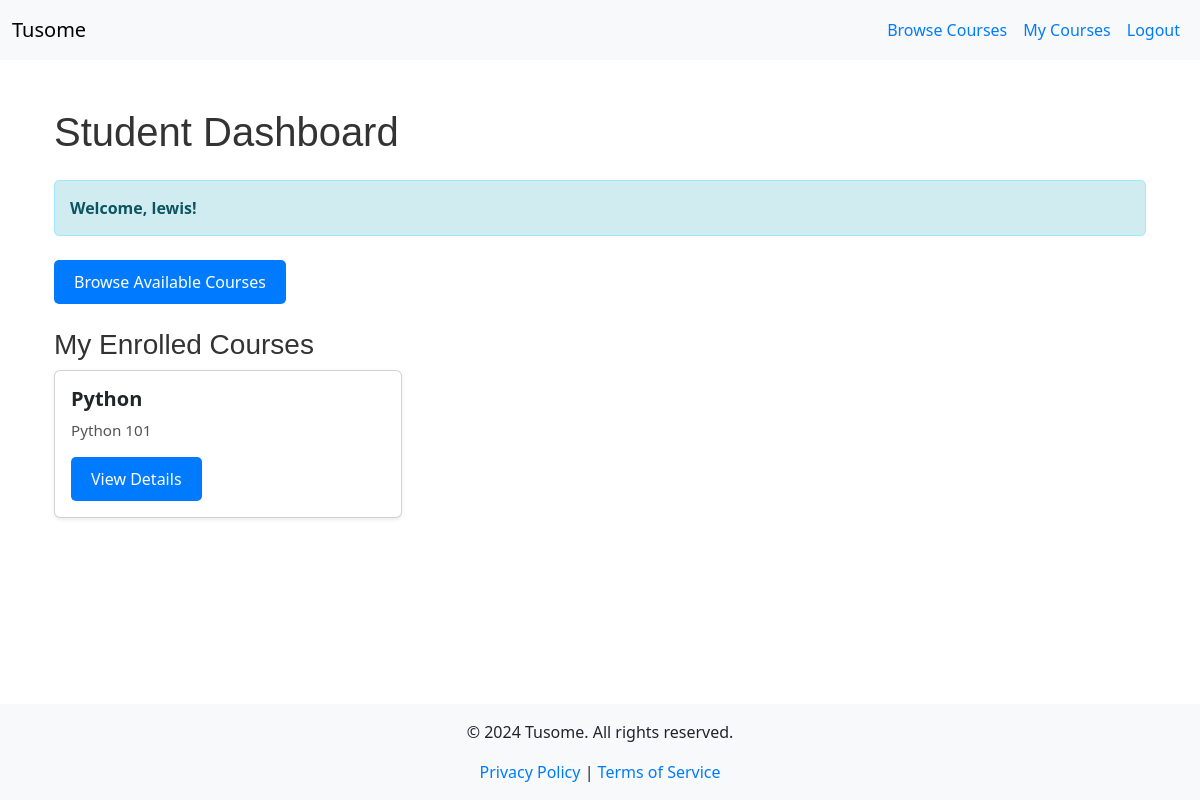
/student_dashboard (signed in), run on an earlier commit of the app's database.
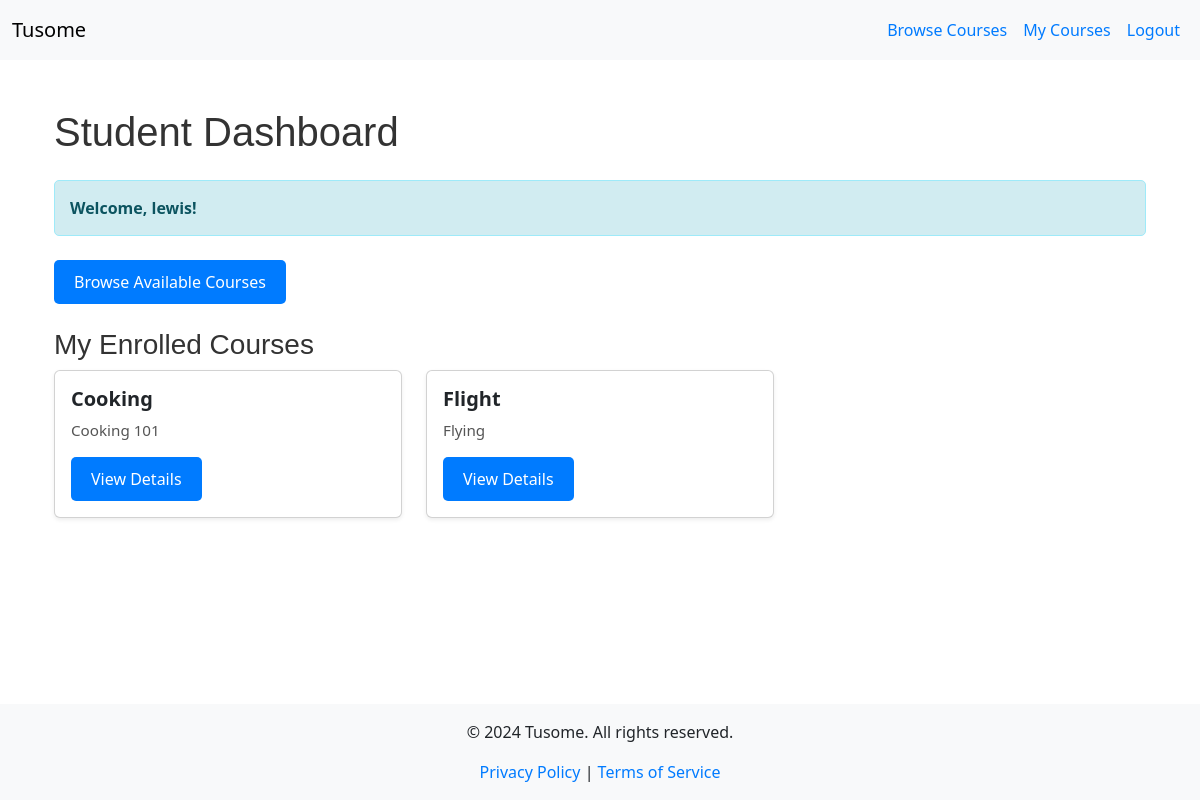
And on a later commit of the database.
### models.py (models this page shows)
class Course(db.Model):
    id = db.Column(db.Integer, primary_key=True)
    title = db.Column(db.String(200), nullable=False)
    description = db.Column(db.Text, nullable=False)
    is_featured = db.Column(db.Boolean, default=False)
    instructor_id = db.Column(db.Integer, db.ForeignKey('instructor.id'), nullable=False)
    instructor = db.relationship('Instructor', back_populates='courses')
    lessons = db.relationship('Lesson', back_populates='course', lazy=True)
    quizzes = db.relationship('Quiz', back_populates='course', lazy=True)
    materials = db.relationship('CourseMaterial', back_populates='course', lazy=True)
    enrollments = db.relationship('Enrollment', back_populates='course', lazy=True)
    submissions = db.relationship('Submission', back_populates='course', lazy=True)

### app.py (the view)
@app.route('/student_dashboard')
@role_required(RoleEnum.STUDENT)
def student_dashboard():
    enrollments = current_user.student.enrollments
    courses = [enrollment.course for enrollment in enrollments]
    return render_template('student_dashboard.html', courses=courses)

### app.py (called while the page is built)
@app.context_processor
def inject_current_year():
    return {'current_year': datetime.utcnow().year}

@login_manager.user_loader
def load_user(user_id):
    return User.query.get(int(user_id))

@app.context_processor
def inject_roleenum():
    return dict(RoleEnum=RoleEnum)

def role_required(role):
    def decorator(f):
        @wraps(f)
        @login_required  # Ensure the user is logged in
        def decorated_function(*args, **kwargs):
            if current_user.role != role:
                flash('Access denied.', 'danger')
                return redirect(url_for('index'))
            return f(*args, **kwargs)
        return decorated_function
    return decorator

### templates/student_dashboard.html (shortened to what this page needs)
{% extends "base.html" %}
{% block content %}
<div class="container">
    <h1 class="my-4">Student Dashboard</h1>
    <div class="alert alert-info">
        <strong>Welcome, {{ current_user.username }}!</strong>
    </div>
    <div class="mt-4">
      <a href="{{ url_for('browse_courses') }}" class="btn btn-primary">Browse Available Courses</a>
    </div>
    <div class="mt-4">
      <h3>My Enrolled Courses</h3>
      {% if courses %}
        <div class="row">
          {% for course in courses %}
            <div class="col-md-4 mb-4">
              <div class="card h-100 shadow-sm">
                <div class="card-body d-flex flex-column">
                  <h5 class="card-title">{{ course.title }}</h5>
                  <p class="card-text">{{ course.description[:150] }}{% if course.description|length > 150 %}...{% endif %}</p>
                  <div class="mt-auto">
                    <a href="{{ url_for('course_details', course_id=course.id) }}" class="btn btn-primary">View Details</a>
                  </div>
                </div>
              </div>
            </div>
          {% endfor %}
        </div>
      {% else %}
        <p>You are not enrolled in any courses yet.</p>
      {% endif %}
    </div>
</div>
{% endblock %}

What changed in the data, as far as the page shows it:
changed Course: title "Python" → "Cooking"; description "Python 101" → "Cooking 101"
now on this page (row edited): Course: title "Flight", description "Flying"
